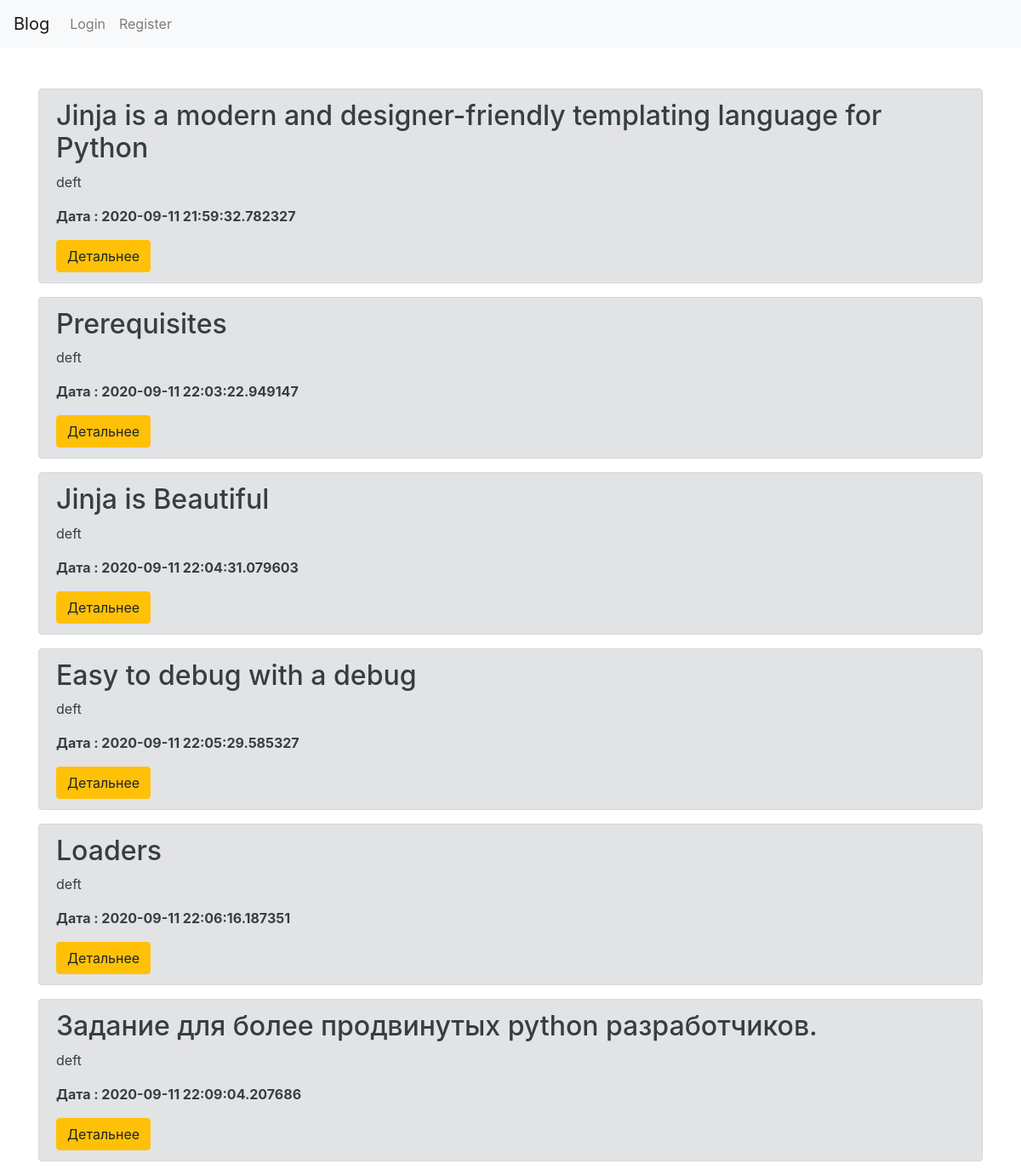
Screenshot of /post_tag/flask with the database file from the repository.
### app.py (models this page shows, shortened)
class Tag(db.Model):
    id=db.Column(db.Integer,primary_key=True)
    name=db.Column(db.String(100))
    postId=db.Column(db.Integer,  db.ForeignKey('article.id'))

class Article(db.Model):
    id=db.Column(db.Integer,primary_key=True)
    Authors=db.Column(db.String(50), nullable = False)
    Header=db.Column(db.String(300), nullable = False)
    content = db.Column(db.String(1500), nullable = False)
    img1=db.Column(db.String(248), nullable=True)
    creationData=db.Column(db.DateTime,default=datetime.now())
    tagi= db.relationship('Tag',backref='tags',lazy='dynamic')

### app.py (the view)
@app.route('/post_tag/<tag>', methods=['GET','POST'])
def tag(tag):
    if tag:
        articles= Tag.query.filter(Tag.name==tag).all()
        return  render_template('post_tag.html',tags=articles)
    return  render_template('post_tag.html')

### templates/post_tag.html (shortened to what this page needs)
        {% extends "base.html" %}
        {% block content %}
<div class="container mt-5">
    {%for tag in tags%}
    <div class="alert alert-secondary">
        <h2>{{tag.tags.Header}}</h2>
        <p>{{ tag.tags.Authors}}</p>
        <p><b>Дата : {{tag.tags.creationData}}</b></p>
        <a href="/show?id={{ tag.tags.id }}"class="btn btn-warning"> Детальнее </a>
    </div>
    {%endfor%}
{% endblock %}

### rows the page displays
Tag: tags.Header "Jinja is a modern and designer-friendly templating language for Python", tags.Authors "deft", tags.creationData "2020-09-11 21:59:32.782327"
Tag: tags.Header "Prerequisites", tags.Authors "deft", tags.creationData "2020-09-11 22:03:22.949147"
Tag: tags.Header "Jinja is Beautiful", tags.Authors "deft", tags.creationData "2020-09-11 22:04:31.079603"
Tag: tags.Header "Easy to debug with a debug", tags.Authors "deft", tags.creationData "2020-09-11 22:05:29.585327"
Tag: tags.Header "Loaders", tags.Authors "deft", tags.creationData "2020-09-11 22:06:16.187351"
Tag: tags.Header "Задание для более продвинутых python разработчиков.", tags.Authors "deft", tags.creationData "2020-09-11 22:09:04.207686"
